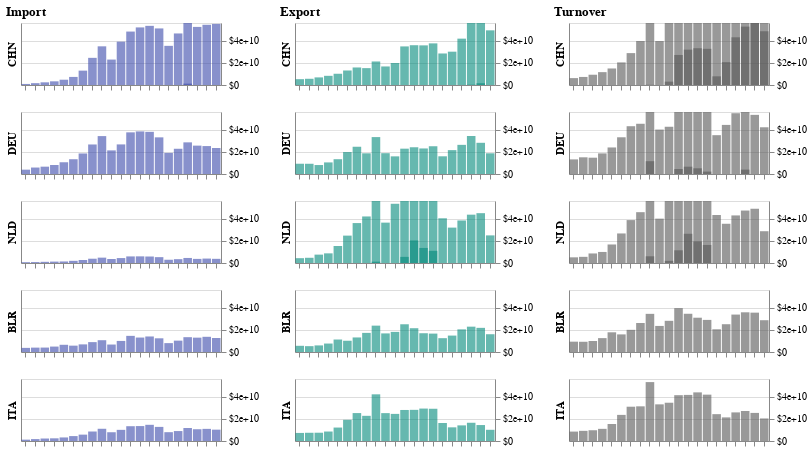

The cell this chart's notebook holds for it:
### Code cell
show_countries = ['China', 'Germany', 'Netherlands', 'Belarus', 'Italy']

domain_all = (
    0,
    subdata.loc[
        (subdata['Trade Flow'].isin(['Import', 'Export', 'Turnover'])) & (subdata.Partner != "World"),
        'Trade Value (US$)'
    ].max()
)

domain = (0, domain_all[1] / 2)

width = 200
height = 62

horizon_import = alt.vconcat(
    *[horizon_bar(
        'Import', partner, domain, width=width, height=height, color='#3949AB'
    ) for partner in show_countries
], title='Import')

horizon_export = alt.vconcat(
    *[horizon_bar(
        'Export', partner, domain, width=width, height=height, color='#00897B'
    ) for partner in show_countries
], title='Export')

horizon_turnover = alt.vconcat(
    *[horizon_bar(
        'Turnover', partner, domain, width=width, height=height, color='#555555'
    ) for partner in show_countries
], title='Turnover')

alt.hconcat(horizon_import, horizon_export, horizon_turnover)
